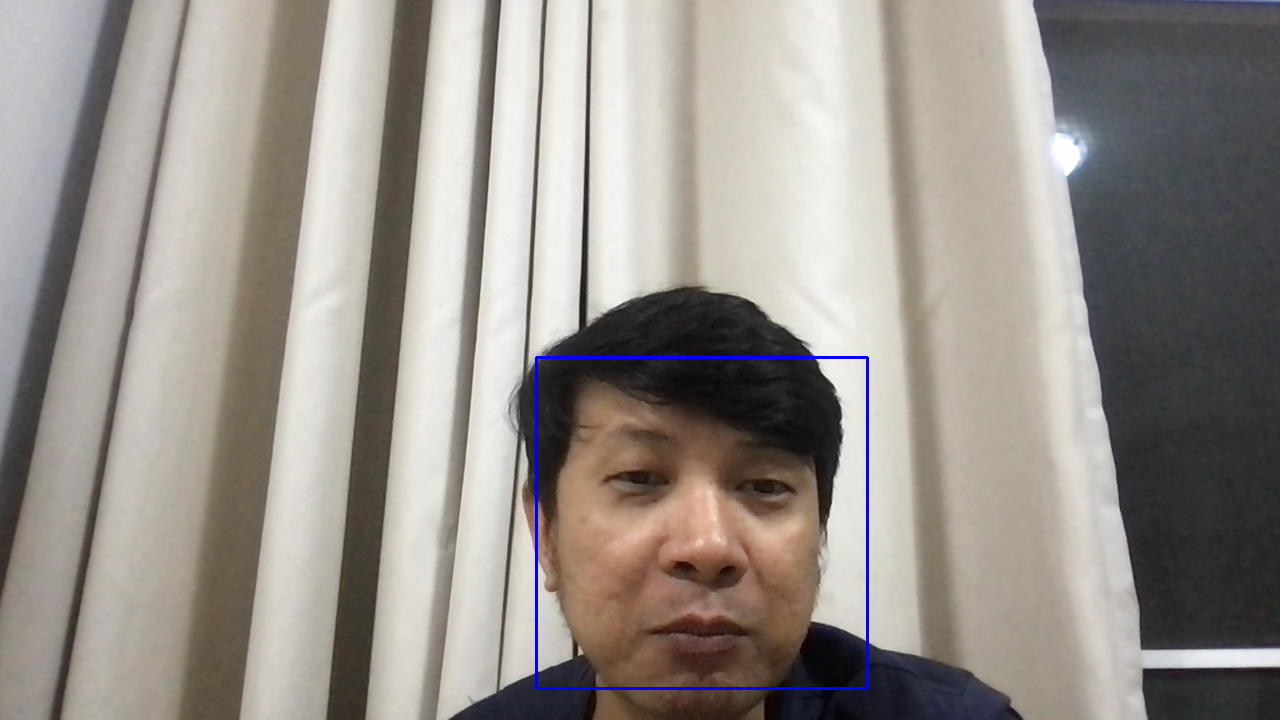
#> input picture smile/frame_100.png, 1280 x 720 px; its folder holds 4 pictures in this run
$ python blur_image.py
#> lines starting #> are read from the running program, lines starting #| are printed output that depends on the picture
import cv2
import numpy as np
import os
import glob  # For reading multiple images

def blur_and_save_images(input_dir, output_dir, blur_percentage):
    """
    Blurs multiple images in a directory and saves them to a new directory.

    Args:
        input_dir (str): Path to the directory containing input images.
        output_dir (str): Path to the directory to save blurred images.
        blur_percentage (float): Percentage of blur (0.0-1.0).

    Returns:
        int: The number of images processed successfully.
    """
#> called with input_dir = 'data/datasets/mini-proj/original/smile/', output_dir = 'data/datasets/mini-proj/blur5/smile/', blur_percentage = 0.05

    # Create the output directory if it doesn't exist
    os.makedirs(output_dir, exist_ok=True)

    # Use glob to read multiple image files (supports various extensions)
    image_paths = glob.glob(os.path.join(input_dir, "*")) # Reads all files

    success_count = 0
    for image_path in image_paths:
        try:
            # Check if it's an image file (basic check)
            if not os.path.isfile(image_path) or not any(image_path.lower().endswith(ext) for ext in ['.png', '.jpg', '.jpeg', '.gif', '.bmp']):
                print(f"Skipping non-image file: {image_path}")
                continue

            img = cv2.imread(image_path)
#> img is the input picture: shape (720, 1280, 3); mean B, G, R 139.7, 145.6, 151.6
            if img is None:
                print(f"Error: Could not read image at {image_path}")
                continue

            height, width = img.shape[:2]
#> height = 720; width = 1280

            kernel_size = int(min(height, width) * blur_percentage)
#> kernel_size = 36
            if kernel_size % 2 == 0:
                kernel_size += 1
#> kernel_size = 37
            if kernel_size <= 1:
              kernel_size = 3

            blurred_img = cv2.GaussianBlur(img, (kernel_size, kernel_size), 0)
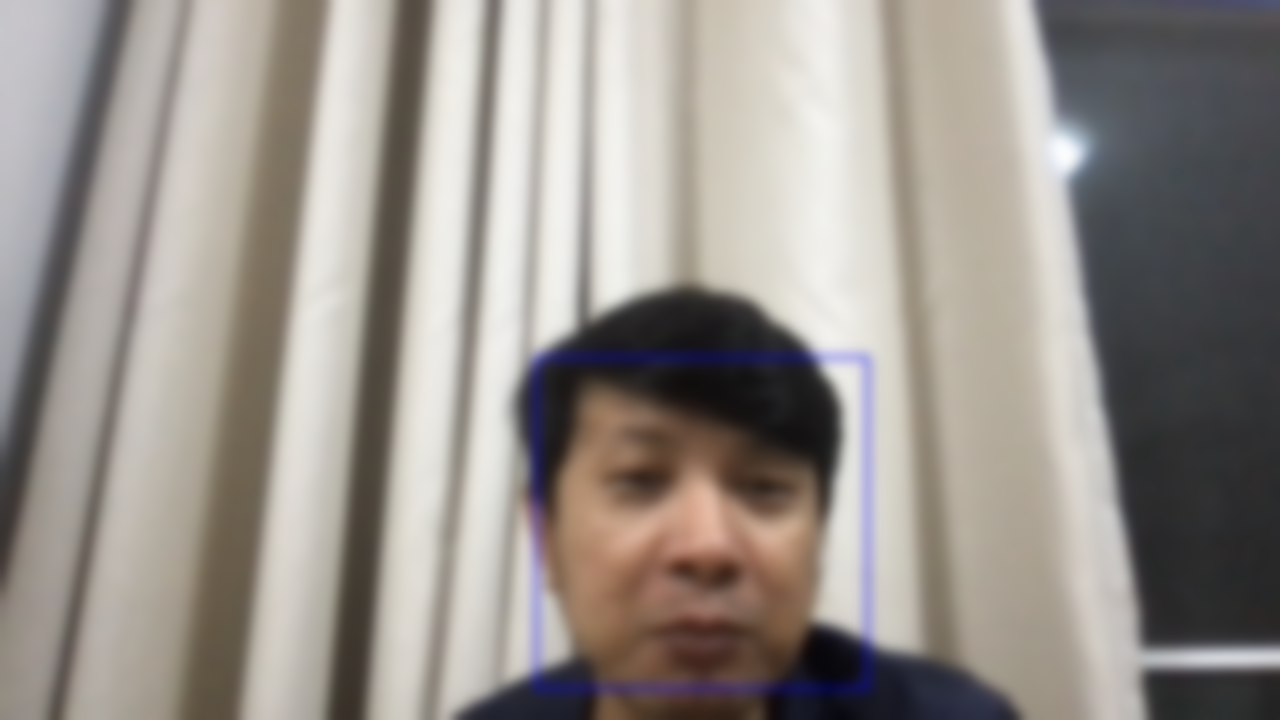
#> blurred_img: shape (720, 1280, 3); mean B, G, R 139.7, 145.6, 151.6

            # Create the output filename (preserving original name)
            base_name = os.path.basename(image_path)
            name, ext = os.path.splitext(base_name)  # Split name and extension
            output_path = os.path.join(output_dir, f"{name}_blurred{ext}") # Add "_blurred"

            cv2.imwrite(output_path, blurred_img)
            # print(f"Blurred image saved to {output_path}")
            success_count += 1

        except Exception as e:
            print(f"An error occurred processing {image_path}: {e}")
#> pass 2 of the loop in blur_and_save_images, `for image_path in image_paths:`:
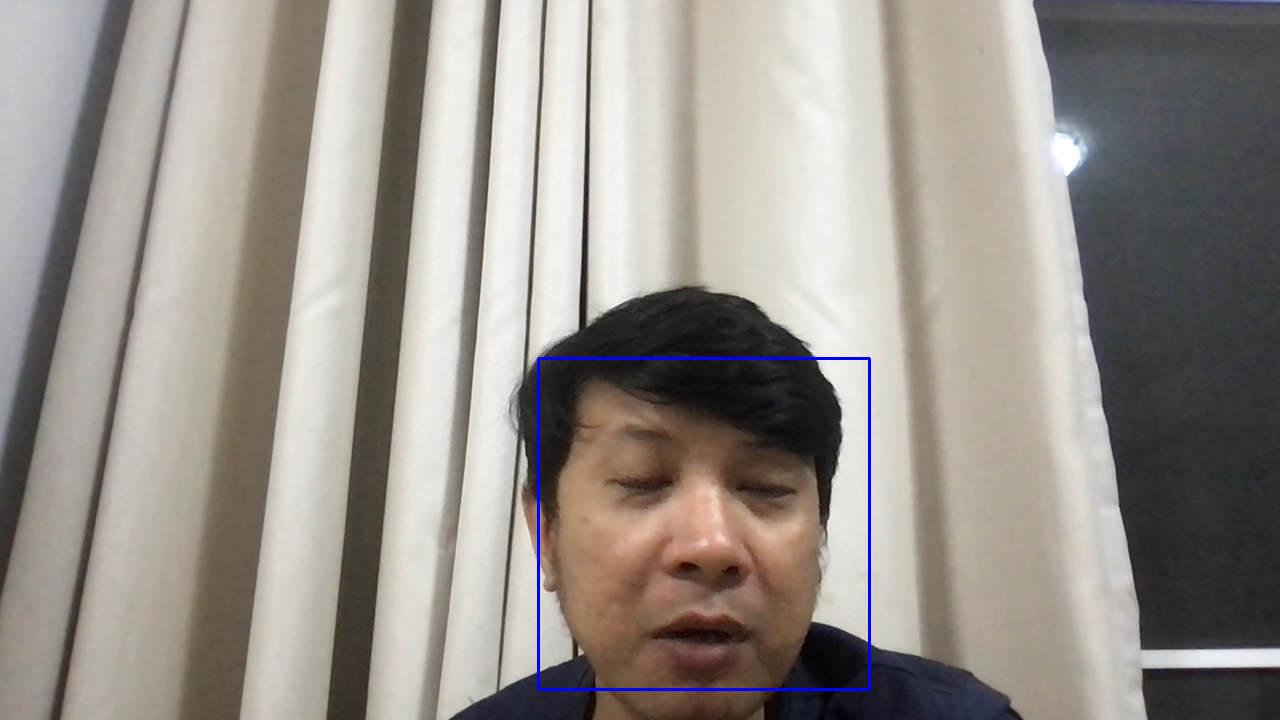
#> input picture smile/frame_101.png, 1280 x 720 px
#> in blur_and_save_images, img is the input picture: shape (720, 1280, 3); mean B, G, R 139.7, 145.6, 151.7
#> in blur_and_save_images, `blurred_img = cv2.GaussianBlur(img, (kernel_size, kernel_size), 0)`:
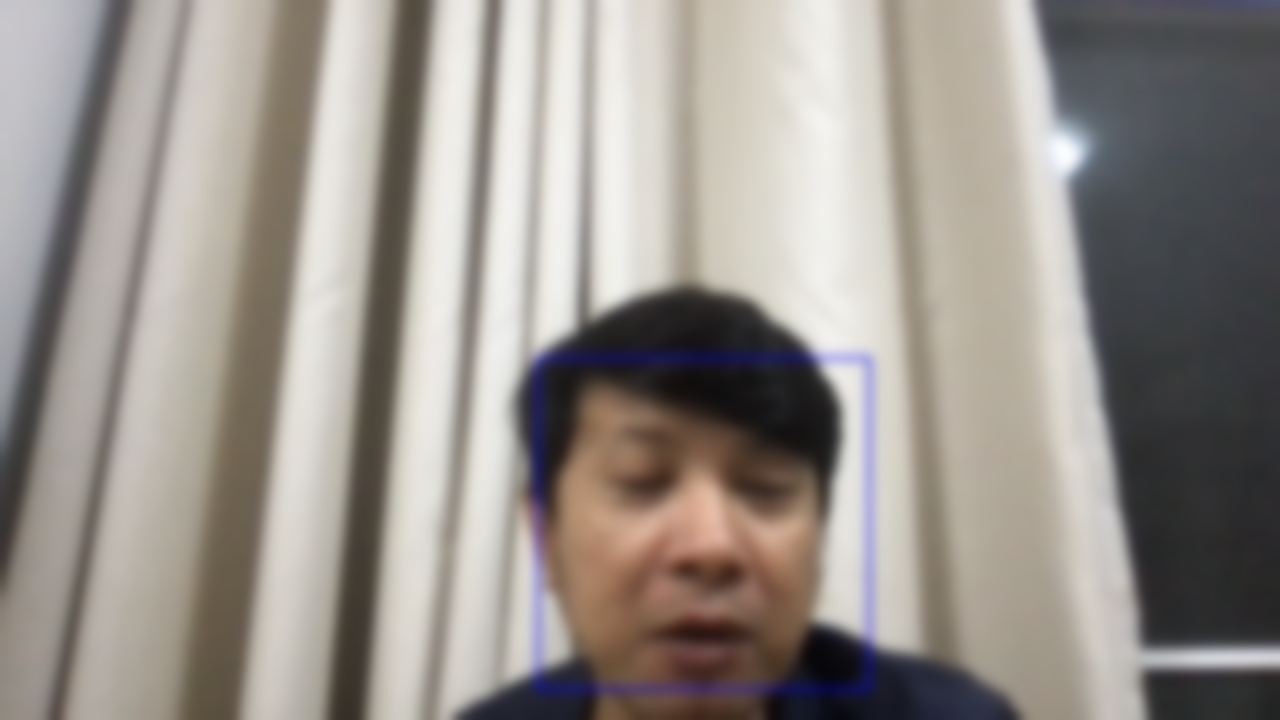
#> blurred_img: shape (720, 1280, 3); mean B, G, R 139.7, 145.6, 151.7
#> pass 3 of the loop in blur_and_save_images, `for image_path in image_paths:`:
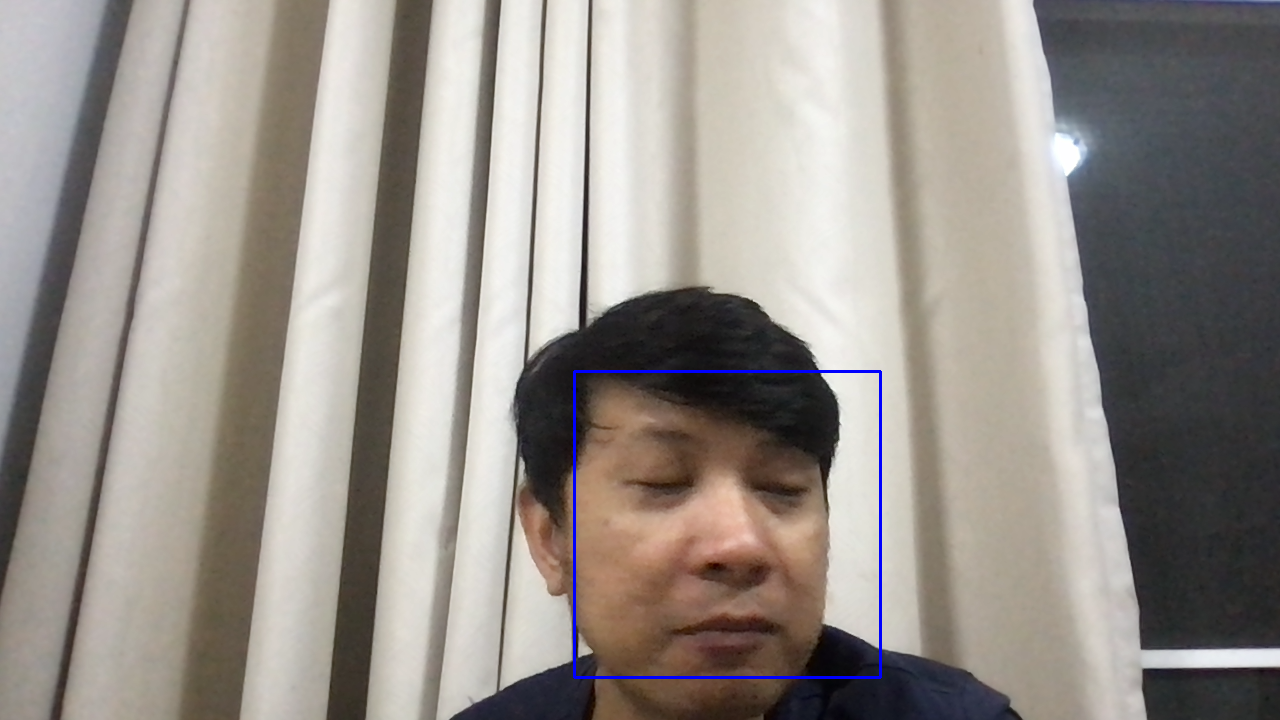
#> input picture smile/frame_102.png, 1280 x 720 px
#> in blur_and_save_images, img is the input picture: shape (720, 1280, 3); mean B, G, R 139.8, 145.7, 151.9
#> in blur_and_save_images, `blurred_img = cv2.GaussianBlur(img, (kernel_size, kernel_size), 0)`:
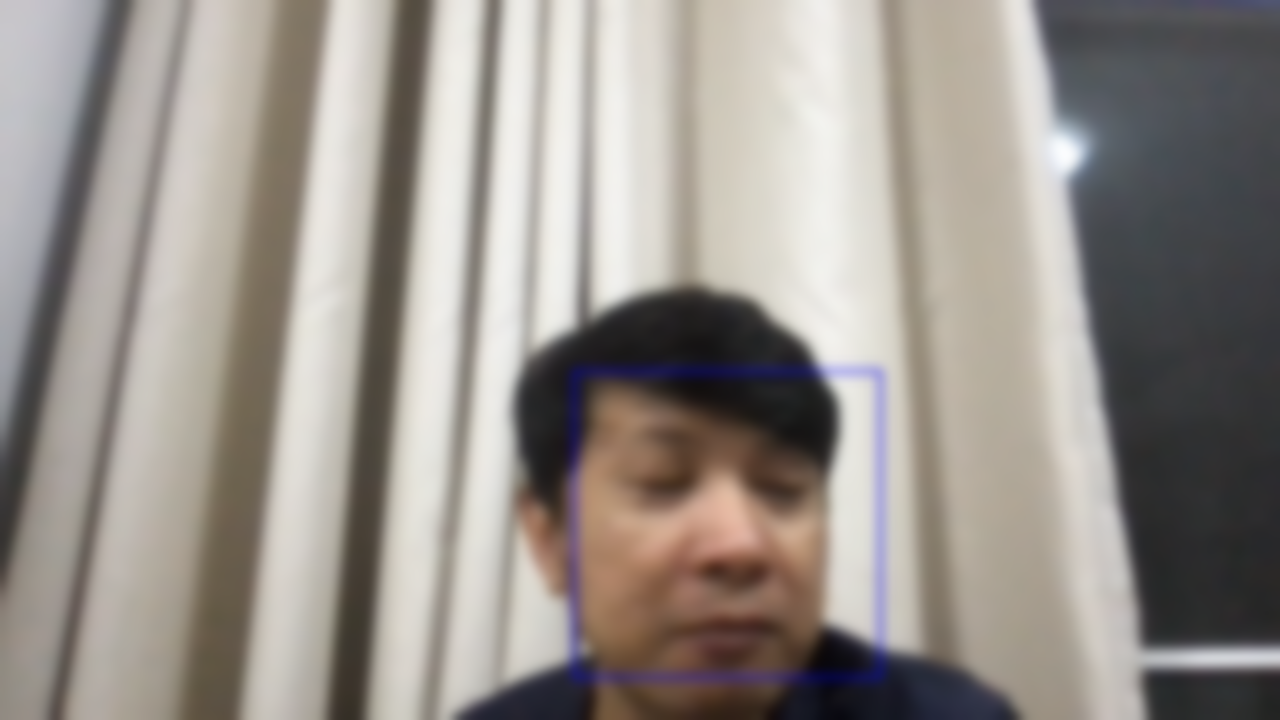
#> blurred_img: shape (720, 1280, 3); mean B, G, R 139.8, 145.7, 151.9
#> the loop made 4 passes; the first 3 are shown

    return success_count


# Example usage:
input_dir = "data/datasets/mini-proj/original/smile/"  # Directory containing your input images
output_dir = "data/datasets/mini-proj/blur5/smile/"  # Directory to save blurred images
blur_percentage = 0.05  # 30% blur
print("start .... ")
num_processed = blur_and_save_images(input_dir, output_dir, blur_percentage)

print(f"Processed {num_processed} images successfully.")
